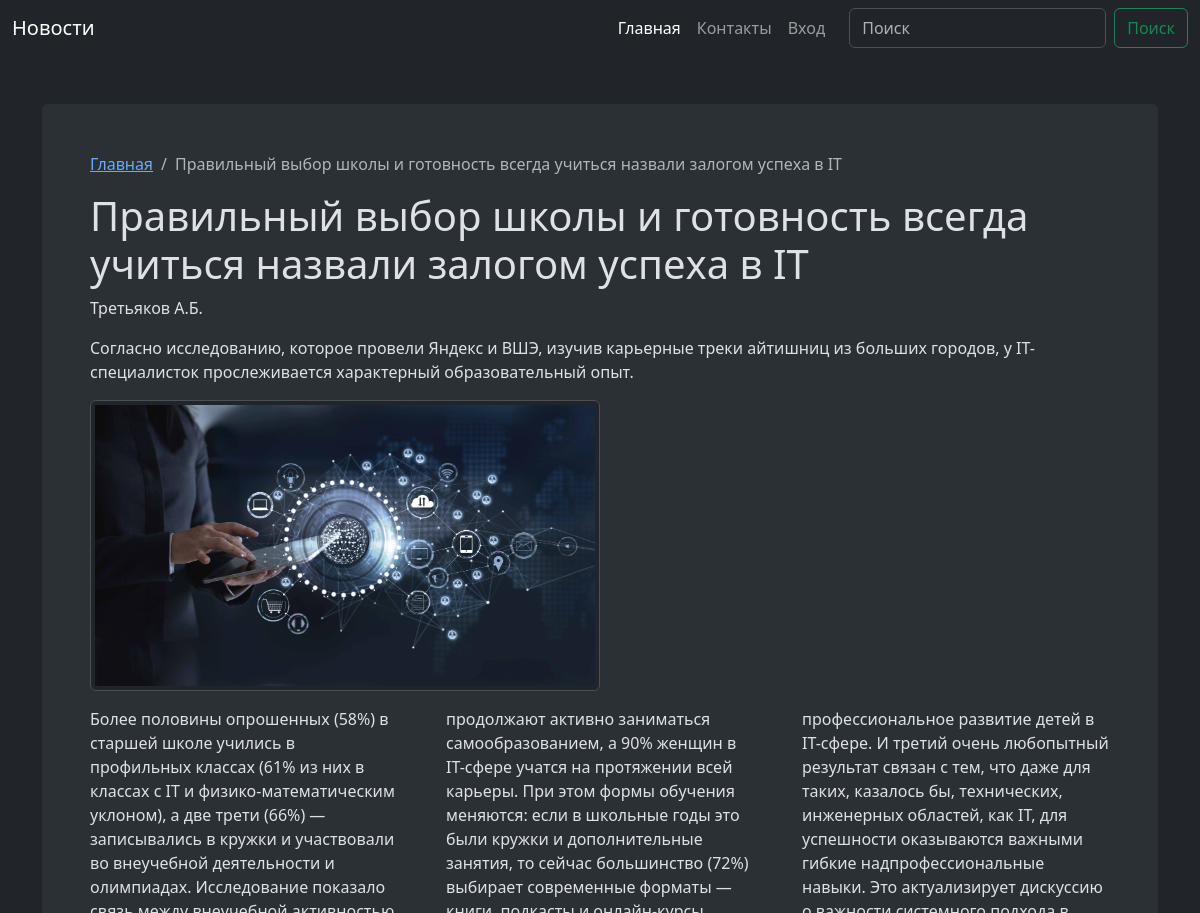
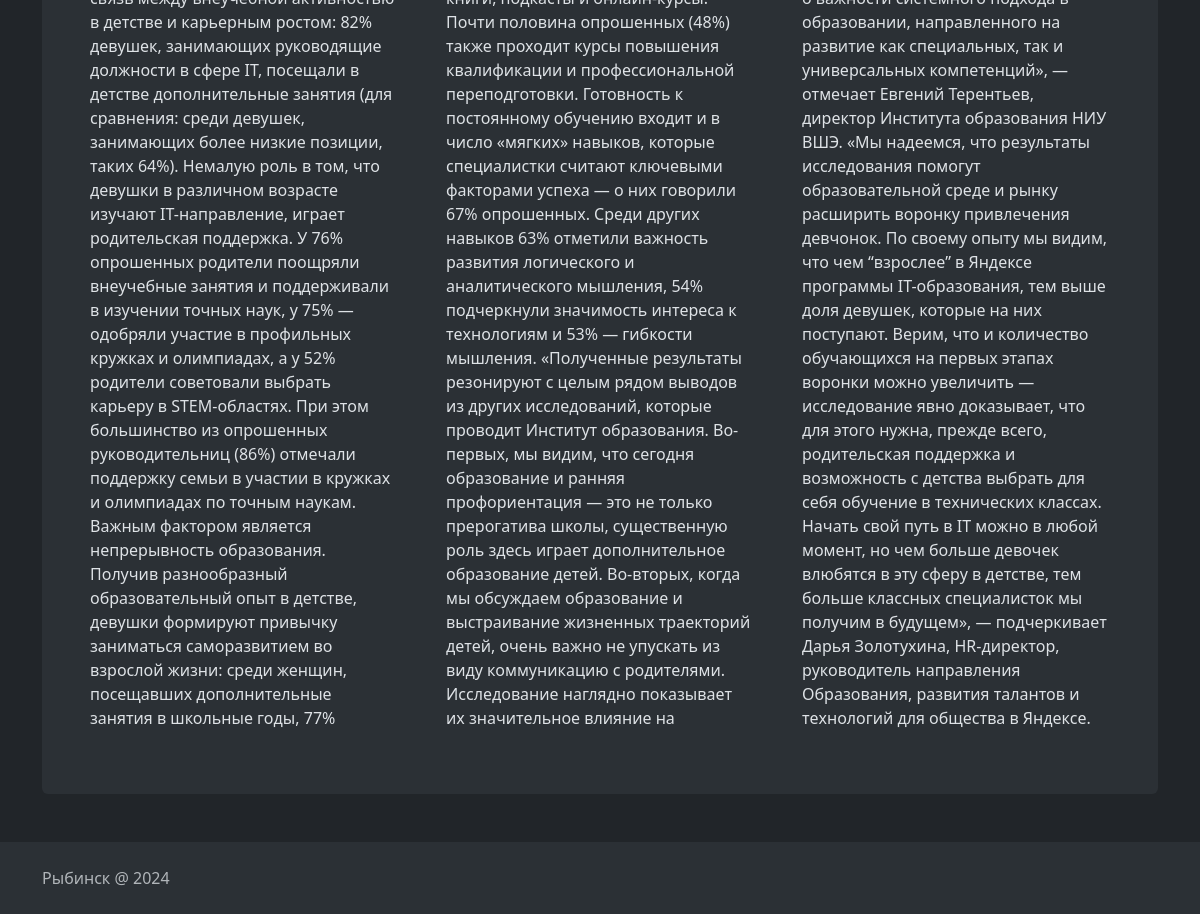
Screenshot of /news/3 with the database file from the repository (2 pictures, top to bottom).
### app/models.py (models this page shows, shortened)
class News(models.Model):
    title = models.CharField(max_length=100)
    short_text = models.TextField()
    text = models.TextField()
    image = models.ImageField(default="", upload_to='static/image')
    author = models.CharField(max_length=40)
    date = models.DateTimeField(auto_now_add=True)
    tags = TaggableManager(blank=True)

### app/views.py (the view)
# urls.py: path('news/<int:id>', news),
def news(request, id):
    news = News.objects.get(id=id)
    context = {
        'news': news
    }
    return render(request, 'news.html', context)

### templates/news.html (shortened to what this page needs)
{% extends 'base.html' %}
{% block content %}
    <nav>
        <ul class="breadcrumb">
            <li class="breadcrumb-item"><a href="/">Главная</a></li>
            <li class="breadcrumb-item active">{{ news.title }}</li>
        </ul>
    </nav>
    <h1>{{ news.title }}</h1>
    <p>{{ news.author }}</p>
    <p>{{ news.short_text }}</p>
    <img src="{{ news.image.url }}" class="img-thumbnail mb-3" style="max-width:50%">
    <div class="text mb-3">{{ news.text }}</div>
{% endblock %}

### static/app.css (style rules this page uses)
body { background-image: url(https://i.pinimg.com/originals/d9/cf/38/d9cf3856acfbf743bc678d0c24280984.jpg); background-size: cover; }

### templates/news.html (style rules this page uses)
.text { column-count: 3; column-gap: 3em; }

### rows the page displays
News: title "Правильный выбор школы и готовность всегда учиться назвали залогом успеха в IT", author "Третьяков А.Б.", short_text "Согласно исследованию, которое провели Яндекс и ВШЭ, изучив карьерные треки айтишниц из больших городов, у IT-специалисток прослеживается характерный образовательный опыт.", image (picture), text "Более половины опрошенных (58%) в старшей школе учились в профильных классах (61% из них в классах с IT и физико-математическим уклоном), а две трети (66%) — записывались в кружки и участвовали во внеучебной деятельности и олимпиадах. Исследование показало связь между внеучебной активностью в детстве и карьерным ростом: 82% девушек, занимающих руководящие должности в сфере IT, посещали в детстве дополнительные занятия (для сравнения: среди девушек, занимающих более низкие позиции, таких 64%). Немалую роль в том, что девушки в различном возрасте изучают IT-направление, играет родительская поддержка. У 76% опрошенных родители поощряли внеучебные занятия и поддерживали в изучении точных наук,…"
